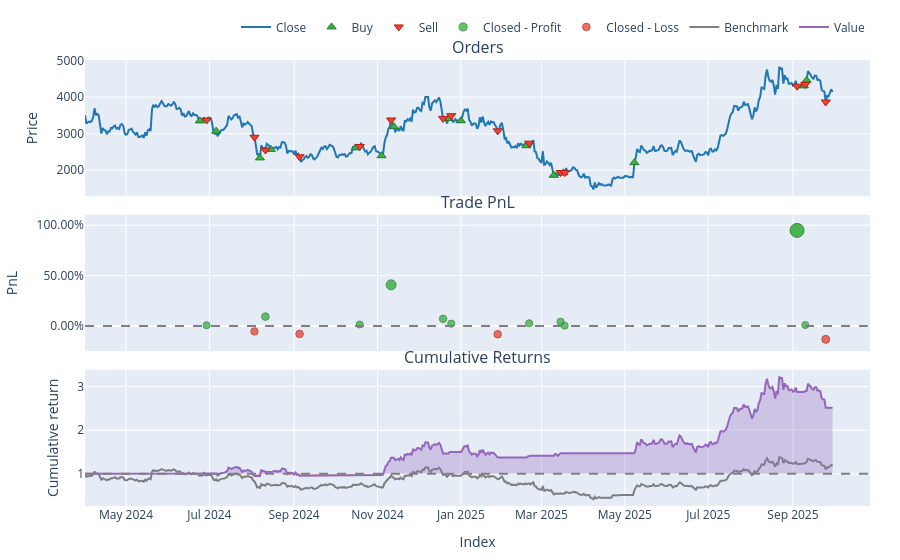

The notebook cell this image was saved under:
### Code cell
fig4 = pf['ETHUSD'].plot()
fig4.update_layout(autosize=True)
fig4.update_layout(
    autosize=True,
    height=None,  # Remove fixed height
    width=None,   # Remove fixed width
)
fig4.write_html("strategy_chart.html")
html_str = fig4.to_html(include_plotlyjs='cdn', full_html=False, config={"responsive": True})

fig4.show()

### Figure 1 — Plotly figure (JSON) as saved in the notebook; plotly's stock layout.template omitted (floating-point values rounded to 4 significant figures; data arrays with more than 128 entries replaced by an {"elided": "..."} marker saying what was removed)
{"data": [{"legendgroup": "0", "line": {"color": "#1f77b4"}, "mode": "lines", "name": "Close", "showlegend": true, "type": "scatter", "x": {"elided": "548 str values"}, "xaxis": "x", "y": {"elided": "548 float values"}, "yaxis": "y"}, {"customdata": {"elided": "15x9 mixed values"}, "hovertemplate": "<br>Order Id: %{customdata[0]}\n<br>Signal Index: %{customdata[1]}\n<br>Creation Index: %{customdata[2]}\n<br>Fill Index: %{customdata[3]}\n<br>Size: %{customdata[4]:,}\n<br>Price: %{customdata[5]:,}\n<br>Fees: %{customdata[6]:,}\n<br>Type: %{customdata[7]}\n<br>Stop Type: %{customdata[8]}", "legendgroup": "1", "marker": {"color": "#37B13F", "line": {"color": "rgb(38,123,44)", "width": 1}, "size": 8, "symbol": "triangle-up"}, "mode": "markers", "name": "Buy", "type": "scatter", "x": ["2024-06-24T00:00:00+00:00", "2024-07-06T00:00:00+00:00", "2024-08-07T00:00:00+00:00", "2024-08-15T00:00:00+00:00", "2024-10-16T00:00:00+00:00", "2024-11-04T00:00:00+00:00", "2024-11-13T00:00:00+00:00", "2024-12-23T00:00:00+00:00", "2025-01-01T00:00:00+00:00", "2025-02-18T00:00:00+00:00", "2025-03-10T00:00:00+00:00", "2025-03-17T00:00:00+00:00", "2025-05-08T00:00:00+00:00", "2025-09-09T00:00:00+00:00", "2025-09-11T00:00:00+00:00"], "xaxis": "x", "y": [3350.0, 3069.0, 2337.0, 2570.0, 2611.0, 2397.0, 3193.0, 3416.0, 3354.0, 2669.0, 1861.0, 1927.0, 2207.0, 4309.0, 4461.0], "yaxis": "y"}, {"customdata": {"elided": "15x9 mixed values"}, "hovertemplate": "<br>Order Id: %{customdata[0]}\n<br>Signal Index: %{customdata[1]}\n<br>Creation Index: %{customdata[2]}\n<br>Fill Index: %{customdata[3]}\n<br>Size: %{customdata[4]:,}\n<br>Price: %{customdata[5]:,}\n<br>Fees: %{customdata[6]:,}\n<br>Type: %{customdata[7]}\n<br>Stop Type: %{customdata[8]}", "legendgroup": "2", "marker": {"color": "#EA4335", "line": {"color": "rgb(181,31,18)", "width": 1}, "size": 8, "symbol": "triangle-down"}, "mode": "markers", "name": "Sell", "type": "scatter", "x": ["2024-06-29T00:00:00+00:00", "2024-08-03T00:00:00+00:00", "2024-08-11T00:00:00+00:00", "2024-09-05T00:00:00+00:00", "2024-10-19T00:00:00+00:00", "2024-11-11T00:00:00+00:00", "2024-12-19T00:00:00+00:00", "2024-12-25T00:00:00+00:00", "2025-01-28T00:00:00+00:00", "2025-02-20T00:00:00+00:00", "2025-03-15T00:00:00+00:00", "2025-03-18T00:00:00+00:00", "2025-09-04T00:00:00+00:00", "2025-09-10T00:00:00+00:00", "2025-09-25T00:00:00+00:00"], "xaxis": "x", "y": [3373.0, 2903.0, 2553.0, 2368.0, 2649.0, 3375.0, 3418.0, 3493.0, 3077.0, 2740.0, 1937.0, 1933.0, 4299.0, 4349.0, 3868.0], "yaxis": "y"}, {"customdata": [["0", "0", "2024-06-29 00:00:00+00:00", 0.6779, 0.006779], ["2", "2", "2024-08-11 00:00:00+00:00", 8.831, 0.09273], ["4", "4", "2024-10-19 00:00:00+00:00", 1.379, 0.01438], ["5", "5", "2024-11-11 00:00:00+00:00", 39.67, 0.4079], ["6", "6", "2024-12-19 00:00:00+00:00", 9.664, 0.07058], ["7", "7", "2024-12-25 00:00:00+00:00", 3.324, 0.02267], ["9", "9", "2025-02-20 00:00:00+00:00", 3.661, 0.02662], ["10", "10", "2025-03-15 00:00:00+00:00", 5.785, 0.04097], ["11", "11", "2025-03-18 00:00:00+00:00", 0.4226, 0.002875], ["12", "12", "2025-09-04 00:00:00+00:00", 139.8, 0.9482], ["13", "13", "2025-09-10 00:00:00+00:00", 2.673, 0.009307]], "hovertemplate": "<br>Exit Trade Id: %{customdata[0]}\n<br>Position Id: %{customdata[1]}\n<br>Exit Index: %{customdata[2]}\n<br>PnL: %{customdata[3]:,}\n<br>Return: %{customdata[4]:,%}", "legendgroup": "3", "marker": {"color": "#37B13F", "line": {"color": "rgb(38,123,44)", "width": 1}, "opacity": [0.7506, 0.7643, 0.7518, 0.8143, 0.7607, 0.7531, 0.7538, 0.756, 0.75, 0.9, 0.751], "size": [7.029, 7.665, 7.085, 9.999, 7.501, 7.147, 7.176, 7.282, 7.0, 14.0, 7.048], "symbol": "circle"}, "mode": "markers", "name": "Closed - Profit", "type": "scatter", "x": ["2024-06-29T00:00:00+00:00", "2024-08-11T00:00:00+00:00", "2024-10-19T00:00:00+00:00", "2024-11-11T00:00:00+00:00", "2024-12-19T00:00:00+00:00", "2024-12-25T00:00:00+00:00", "2025-02-20T00:00:00+00:00", "2025-03-15T00:00:00+00:00", "2025-03-18T00:00:00+00:00", "2025-09-04T00:00:00+00:00", "2025-09-10T00:00:00+00:00"], "xaxis": "x2", "y": [0.006779, 0.09273, 0.01438, 0.4079, 0.07058, 0.02267, 0.02662, 0.04097, 0.002875, 0.9482, 0.009307], "yaxis": "y2"}, {"customdata": [["1", "1", "2024-08-03 00:00:00+00:00", -5.445, -0.05408], ["3", "3", "2024-09-05 00:00:00+00:00", -8.193, -0.07873], ["8", "8", "2025-01-28 00:00:00+00:00", -12.36, -0.08242], ["14", "14", "2025-09-25 00:00:00+00:00", -38.52, -0.1329]], "hovertemplate": "<br>Exit Trade Id: %{customdata[0]}\n<br>Position Id: %{customdata[1]}\n<br>Exit Index: %{customdata[2]}\n<br>PnL: %{customdata[3]:,}\n<br>Return: %{customdata[4]:,%}", "legendgroup": "4", "marker": {"color": "#EA4335", "line": {"color": "rgb(181,31,18)", "width": 1}, "opacity": [0.7581, 0.762, 0.7626, 0.7706], "size": [7.379, 7.562, 7.589, 7.963], "symbol": "circle"}, "mode": "markers", "name": "Closed - Loss", "type": "scatter", "x": ["2024-08-03T00:00:00+00:00", "2024-09-05T00:00:00+00:00", "2025-01-28T00:00:00+00:00", "2025-09-25T00:00:00+00:00"], "xaxis": "x2", "y": [-0.05408, -0.07873, -0.08242, -0.1329], "yaxis": "y2"}, {"legendgroup": "5", "line": {"color": "#7f7f7f"}, "mode": "lines", "name": "Benchmark", "showlegend": true, "type": "scatter", "x": {"elided": "548 str values"}, "xaxis": "x3", "y": {"elided": "548 float values"}, "yaxis": "y3"}, {"hoverinfo": "skip", "line": {"color": "rgba(0, 0, 0, 0)", "width": 0}, "mode": "lines", "opacity": 0, "showlegend": false, "type": "scatter", "x": {"elided": "548 str values"}, "xaxis": "x3", "y": {"elided": "548 int values"}, "yaxis": "y3"}, {"connectgaps": false, "fill": "tonexty", "fillcolor": "rgba(148,103,189,0.3000)", "hoverinfo": "skip", "line": {"color": "rgba(0, 0, 0, 0)", "width": 0}, "mode": "lines", "opacity": 0, "showlegend": false, "type": "scatter", "x": {"elided": "548 str values"}, "xaxis": "x3", "y": {"elided": "548 float values"}, "yaxis": "y3"}, {"hoverinfo": "skip", "line": {"color": "rgba(0, 0, 0, 0)", "width": 0}, "mode": "lines", "opacity": 0, "showlegend": false, "type": "scatter", "x": {"elided": "548 str values"}, "xaxis": "x3", "y": {"elided": "548 int values"}, "yaxis": "y3"}, {"connectgaps": false, "fill": "tonexty", "fillcolor": "rgba(220,57,18,0.3000)", "hoverinfo": "skip", "line": {"color": "rgba(0, 0, 0, 0)", "width": 0}, "mode": "lines", "opacity": 0, "showlegend": false, "type": "scatter", "x": {"elided": "548 str values"}, "xaxis": "x3", "y": {"elided": "548 float values"}, "yaxis": "y3"}, {"legendgroup": "6", "line": {"color": "#9467bd"}, "mode": "lines", "name": "Value", "showlegend": true, "type": "scatter", "x": {"elided": "548 str values"}, "xaxis": "x3", "y": {"elided": "548 float values"}, "yaxis": "y3"}, {"hoverinfo": "skip", "line": {"color": "rgba(0, 0, 0, 0)", "width": 0}, "mode": "lines", "opacity": 0, "showlegend": false, "type": "scatter", "x": {"elided": "548 str values"}, "xaxis": "x3", "y": {"elided": "548 int values"}, "yaxis": "y3"}], "layout": {"annotations": [{"font": {"size": 16}, "showarrow": false, "text": "Orders", "x": 0.5, "xanchor": "center", "xref": "paper", "y": 1, "yanchor": "bottom", "yref": "paper"}, {"font": {"size": 16}, "showarrow": false, "text": "Trade PnL", "x": 0.5, "xanchor": "center", "xref": "paper", "y": 0.6528, "yanchor": "bottom", "yref": "paper"}, {"font": {"size": 16}, "showarrow": false, "text": "Cumulative Returns", "x": 0.5, "xanchor": "center", "xref": "paper", "y": 0.3056, "yanchor": "bottom", "yref": "paper"}], "autosize": true, "legend": {"orientation": "h", "traceorder": "normal", "x": 1, "xanchor": "right", "y": 1.042, "yanchor": "bottom"}, "margin": {"b": 30, "l": 30, "r": 30, "t": 30}, "shapes": [{"line": {"color": "gray", "dash": "dash"}, "type": "line", "x0": 0, "x1": 1, "xref": "paper", "y0": 0, "y1": 0, "yref": "y2"}, {"line": {"color": "gray", "dash": "dash"}, "type": "line", "x0": 0, "x1": 1, "xref": "paper", "y0": 1, "y1": 1, "yref": "y3"}], "showlegend": true, "xaxis": {"anchor": "y", "domain": [0, 1], "matches": "x3", "showticklabels": false, "title": {}}, "xaxis2": {"anchor": "y2", "domain": [0, 1], "matches": "x3", "showticklabels": false, "title": {}}, "xaxis3": {"anchor": "y3", "domain": [0, 1], "title": {"text": "Index"}}, "yaxis": {"anchor": "x", "domain": [0.6944, 1], "title": {"text": "Price"}}, "yaxis2": {"anchor": "x2", "domain": [0.3472, 0.6528], "tickformat": ".2%", "title": {"text": "PnL"}}, "yaxis3": {"anchor": "x3", "domain": [0, 0.3056], "title": {"text": "Cumulative return"}}}}
